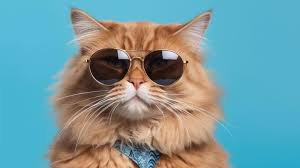
#> input picture Convolution and Thresholding/Images/cat.jpeg, 300 x 168 px
$ python thresholding.py   (older library calls are emulated)
#> lines starting #> are read from the running program, lines starting #| are printed output that depends on the picture; after the words box and inside, x2 and y2 are one past the last pixel; in counts of white or black regions, pixels touching at a corner belong together
# Importing the necessary libraries
import cv2
import numpy as np
import matplotlib.pyplot as plt

def displayImage(images, windownames):
    # Calculate the number of rows and columns needed for the subplot grid
    n_images = len(images)
    n_cols = 4  # Changed to 4 columns
    n_rows = 2  # Fixed 2 rows for 8 images

    # Create figure and subplots
    fig = plt.figure(figsize=(20, 10))  # Adjusted figure size for better visibility

    # Plot each image
    for i in range(n_images):
        plt.subplot(n_rows, n_cols, i + 1)
        plt.imshow(images[i], cmap='gray')
        plt.title(windownames[i])
        plt.axis('off')

    plt.tight_layout()

    # Add keyboard event handler
    def on_key(event):
        if event.key == ' ' or event.key == 'tab':  # Space or tab
            plt.close('all')

    fig.canvas.mpl_connect('key_press_event', on_key)
    plt.show()

def convolve_image(image, kernel):
    # Getting the  image and kernel dimensions
    image_height = image.shape[0]
    image_width = image.shape[1]
    kernel_height = kernel.shape[0]
    kernel_width = kernel.shape[1]

    # Calcultaing padding for handling edges
    pad_height = (kernel_height - 1) // 2
    pad_width = (kernel_width - 1) // 2

    # Creating padded image
    padded_image = np.pad(image, ((pad_height, pad_height), (pad_width, pad_width)), mode='constant')

    # Initializing the output image with zeros
    output_image = np.zeros_like(image)


    # Looping through each pixel location, the looping is in the opposite order to be more efficient - have to explain properly why
    for y in range(image_height):
        for x in range(image_width):
            # Extract the region of interest around the current pixel
            region_of_interest = padded_image[y:y + kernel_height, x:x + kernel_width]
            # Element-wise multiplication and summation
            output_image[y, x] = np.sum(region_of_interest * kernel)

    return output_image


def compute_sobel_gradients(smoothed_image):

    # Converting to float32 for calculations and to avoid overflow while using the normalization function
    smoothed_image = smoothed_image.astype('float32')

    # Defining Sobel kernels
    sobel_x_kernel = np.array([[-1, 0, 1],
                               [-2, 0, 2],
                               [-1, 0, 1]])


    sobel_y_kernel = np.array([[-1, -2, -1],
                               [ 0,  0,  0],
                               [ 1,  2,  1]])

    # calculating the gradient_x and gradient_y using the convolution function
    gradient_x = convolve_image(smoothed_image, sobel_x_kernel)
    gradient_y = convolve_image(smoothed_image, sobel_y_kernel)


    # Calculate gradient magnitude
    gradient_magnitude = np.sqrt(gradient_x**2 + gradient_y**2)

    # Normalizing
    gradient_x = cv2.normalize(gradient_x, None, 0, 255, cv2.NORM_MINMAX, dtype=cv2.CV_8U)
    gradient_y = cv2.normalize(gradient_y, None, 0, 255, cv2.NORM_MINMAX, dtype=cv2.CV_8U)
    gradient_magnitude = cv2.normalize(gradient_magnitude, None, 0, 255, cv2.NORM_MINMAX, dtype=cv2.CV_8U)

    return gradient_x, gradient_y, gradient_magnitude


def gaussian_kernel(sigma, kernel_size):
    """Calculates a 2D Gaussian kernel array."""
    center = (kernel_size - 1) / 2
    x, y = np.mgrid[-center:center+1, -center:center+1]

    g = np.exp(-(x**2 + y**2) / (2 * sigma**2))
    return g / np.sum(g)

# doing manual thresholding using only one threshold values
def threshold_with_one(image, initial_threshold):
    # initializing the image with zeros first
    thresholded_image = np.zeros_like(image)
    # looping through all the pixel locations
    for y in range(image.shape[0]):
        for x in range(image.shape[1]):
            if image[y, x] > initial_threshold:
                thresholded_image[y, x] = 255

    return thresholded_image

# doing manual thresholding using two thresholding - using a range
def threshold_with_two(image, low_threshold, high_threshold):
    thresholded_image = np.zeros_like(image)

    def check_neighbors(y, x):
        """Recursive function to explore connected pixels."""
        for dy in [-1, 0, 1]:
            for dx in [-1, 0, 1]:
                ny, nx = y + dy, x + dx
                if 0 <= ny < image.shape[0] and 0 <= nx < image.shape[1]:
                    if thresholded_image[ny, nx] == 255:  # Connected to a strong edge
                        return True
        return False  # Not connected

    for y in range(image.shape[0]):
        for x in range(image.shape[1]):
            if image[y, x] > high_threshold:
                thresholded_image[y, x] = 255
            elif image[y, x] >= low_threshold:
                if check_neighbors(y, x):
                    thresholded_image[y, x] = 255

    return thresholded_image

def adaptive_threshold_blur_subtract(image, blur_kernel_size, subtract_weight, threshold):
    # Apply Gaussian Blur
    blurred_image = cv2.GaussianBlur(image, (blur_kernel_size, blur_kernel_size), 0)

    # Subtract a weighted portion of the blurred image
    subtracted_image = image - subtract_weight * blurred_image

    # Apply normal thresholding
    ret, thresholded_image = cv2.threshold(subtracted_image, threshold, 255, cv2.THRESH_BINARY)

    return thresholded_image

def plot_histogram(gradient_magnitude_normal_avg, gradient_magnitude_weighted_avg):
    fig, axes = plt.subplots(nrows=1, ncols=2, figsize=(10, 5))

    # Plot for normal mean
    axes[0].hist(gradient_magnitude_normal_avg.ravel(), bins=256, range=[0, 256])
    axes[0].set_title('Gradient Magnitude Histogram - Normal Mean')

    # Plot for weighted mean - gaussian kernel
    axes[1].hist(gradient_magnitude_weighted_avg.ravel(), bins=256, range=[0, 256], color='green')
    axes[1].set_title('Gradient Magnitude Histogram - Weighted Mean')

    # Adjust spacing and layout for better visibility
    fig.tight_layout()
    plt.show()

# MAIN -------------------------------------------------------------------------------------------------------------------------------

# Loading the image
image = cv2.imread('Images/cat.jpeg', cv2.IMREAD_GRAYSCALE)
#> image: shape (168, 300); min 0, max 252, mean 143.7

if image is None:
    print('Could not read image')
    exit(-1)

# Creating the normal average kernel(no weighted mean)
avg_kernel = np.ones((3, 3)) /9
# avg_kernel = np.ones((7, 7)) /49
smoothed_image = convolve_image(image, avg_kernel)

# creating a weighted average kernel - Gaussian kernel (by choosing sigma)
sigma = 7
kernel_size = 3
weighted_avg_kernel = gaussian_kernel(sigma, kernel_size)


# calculating the blurred/smoothened image
smoothed_weighted_avg_image = convolve_image(image, weighted_avg_kernel)

# computing the gradient_x , gradient_y and gradient magnitude/ edge-strength ------------------------ORIGINAL--------------------------
gradient_x, gradient_y, gradient_magnitude = compute_sobel_gradients(smoothed_image)
#> in convolve_image (call 3), `padded_image = np.pad(image, ((pad_height, pad_height), (pad_width, pa..`:
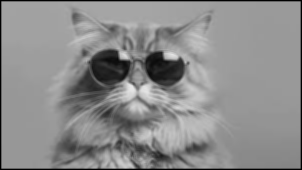
#> padded_image: shape (170, 302) float32; min 0, max 231, mean 139.8
#> after the loop in convolve_image (call 3), `for y in range(image_height):`:
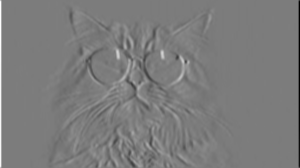
#> output_image: shape (168, 300) float32; min -616, max 648, mean -0.1; drawn with min black and max white
#> after the loop in convolve_image (call 4), `for y in range(image_height):`:
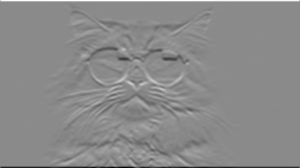
#> output_image: shape (168, 300) float32; min -788, max 660, mean -0.2; drawn with min black and max white

# calculating gradients for different smoothened image
_, _, gradient_magnitude_normal_avg = compute_sobel_gradients(smoothed_image)
_, _, gradient_magnitude_weighted_avg = compute_sobel_gradients(smoothed_weighted_avg_image)

#  Thresholding image
initial_threshold = 30
# for one threshold value
threshold_image_one = threshold_with_one(gradient_magnitude, initial_threshold)
#> after the loop in threshold_with_one, `for y in range(image.shape[0]):`:
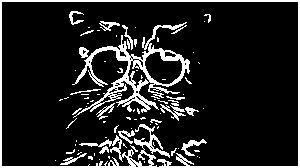
#> thresholded_image: shape (168, 300); 13.2% white; 81 white regions (61 under 20 px), largest, box (x1, y1, x2, y2) and area: (0, 0, 300, 168) 2787, (72, 22, 190, 118) 2389, (181, 139, 207, 156) 143

# Experiment with different type of smoothing
threshold_image_one_normal_avg = threshold_with_one(gradient_magnitude_normal_avg, initial_threshold)
threshold_image_one_weighted_avg = threshold_with_one(gradient_magnitude_weighted_avg, initial_threshold)
#> after the loop in threshold_with_one (call 3), `for y in range(image.shape[0]):`: thresholded_image: shape (168, 300); 13.3% white; 82 white regions (62 under 20 px), largest, box (x1, y1, x2, y2) and area: (0, 0, 300, 168) 2811, (72, 22, 190, 118) 2394, (181, 139, 207, 156) 143

cv2.imwrite("Threshold_with_normal_avg.png", threshold_image_one_normal_avg)
cv2.imwrite("Threshold_with_weighted_avg.png", threshold_image_one_weighted_avg)

# for two threshold value
alpha = 64
beta = 120 # have to figure out suitable values
threshold_image_two = threshold_with_two(gradient_magnitude, alpha, beta)
#> after the loop in threshold_with_two, `for y in range(image.shape[0]):`: thresholded_image: shape (168, 300); 3.6% white; 8 white regions (3 under 20 px), largest, box (x1, y1, x2, y2) and area: (0, 0, 300, 168) 1562, (161, 52, 186, 67) 94, (116, 51, 130, 62) 62, (149, 78, 160, 85) 28, (128, 82, 136, 90) 26

# for adaptive thresholding
subtract_weight = 0.5 # have to figure out
kernel_size = 5 # have to figure out
threshold_adaptive = adaptive_threshold_blur_subtract(gradient_magnitude, kernel_size, subtract_weight, initial_threshold)
#> in adaptive_threshold_blur_subtract, `subtracted_image = image - subtract_weight * blurred_image`:
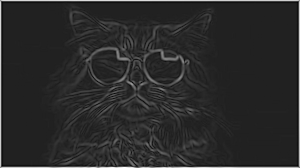
#> subtracted_image: shape (168, 300) float64; min -27.5, max 185, mean 7.9; drawn with min black and max white
#> in adaptive_threshold_blur_subtract, `ret, thresholded_image = cv2.threshold(subtracted_image, threshold, 25..`:
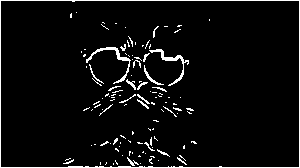
#> thresholded_image: shape (168, 300) float64; 4.9% white in thin lines or dots
#> in adaptive_threshold_blur_subtract, `ret, thresholded_image = cv2.threshold(subtracted_image, threshold, 25..`: ret = 30

# creating a list of images to print
images = [image, smoothed_image, gradient_x, gradient_y,
          gradient_magnitude, threshold_image_one, threshold_image_two, threshold_adaptive]
# creating a list of window names for the images
windownames = ['Original image', 'Smoothed image', 'Gradient X', 'Gradient Y',
              'Edge', 'Threshold Image - one', 'Threshold Image - two', 'Adaptive']

# Display all images
displayImage(images, windownames)
#> in displayImage, `n_images = len(images)`: n_images = 8

# Calculate and plot histogram
plot_histogram(gradient_magnitude_normal_avg, gradient_magnitude_weighted_avg)
#> in plot_histogram, `plt.show()`:
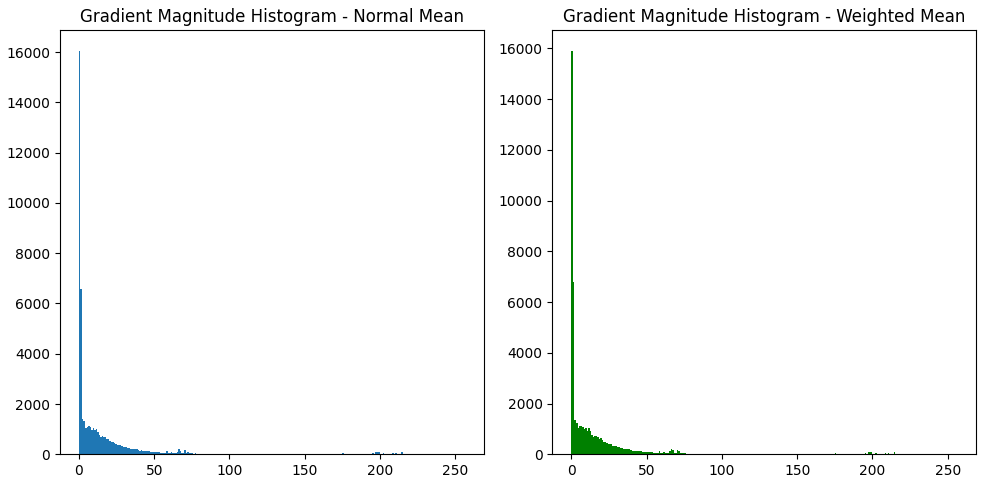
#> figure drawn by matplotlib, 2 panels; panel 1: tallest bar 16064 high, from x = 0 to 1; panel 2: tallest bar 15916 high, from x = 0 to 1

$ run again, with Convolution and Thresholding/Images/kitty.bmp saved as Convolution and Thresholding/Images/cat.jpeg
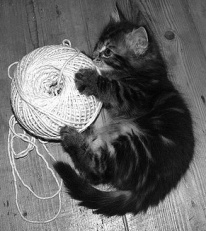
#> input picture Convolution and Thresholding/Images/kitty.bmp, 206 x 231 px
#> image is the input picture: shape (231, 206); min 0, max 255, mean 102.3
#> after the loop in threshold_with_one, `for y in range(image.shape[0]):`:
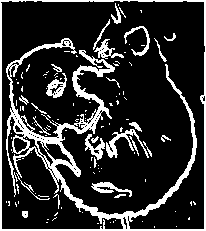
#> thresholded_image: shape (231, 206); 18.1% white; 118 white regions (93 under 20 px), largest, box (x1, y1, x2, y2) and area: (0, 0, 206, 231) 6190, (106, 129, 149, 158) 329, (46, 73, 67, 98) 227
#> ret = 30
#> n_images = 8
#> in plot_histogram, `plt.show()`:
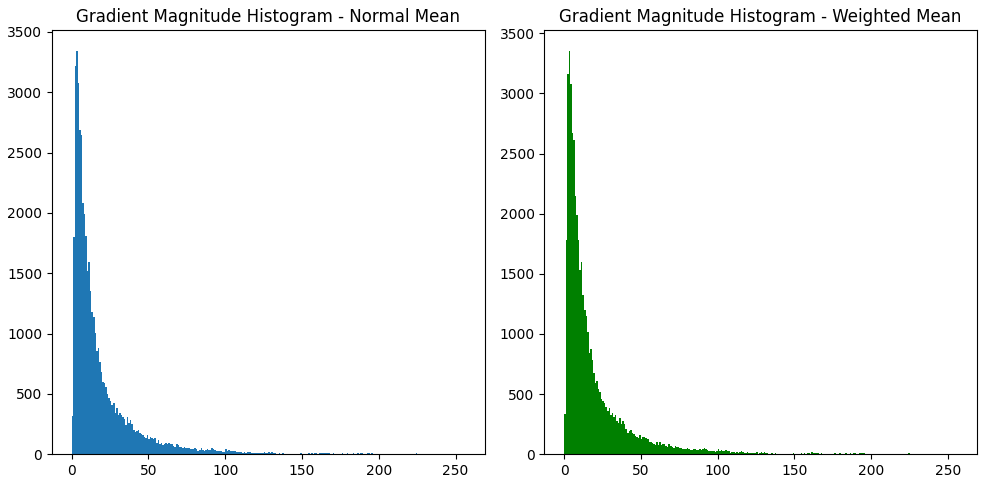
#> figure drawn by matplotlib, 2 panels; panel 1: tallest bar 3346 high, from x = 3 to 4; panel 2: tallest bar 3356 high, from x = 3 to 4
